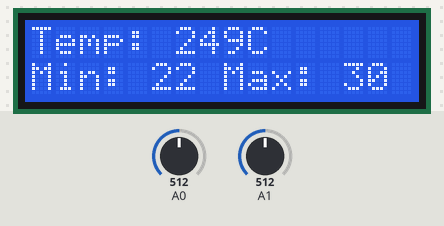
Bench run of a sketch on a simulated Arduino Uno, built with avr-gcc and run on an emulated ATmega328P. Parts: 16×2 character LCD. Wiring (inferred from the names in the program): character LCD (HD44780): RS pin 8; E pin 9; data pin 0, pin 1, pin 2, pin 3, pin 4, pin 5, pin 6, pin 7. The inputs (shaded band) are chosen by the test bench; at power-on: A0 = 512, A1 = 512.

Above: at 1.0 s.
1.4 s: A0 set to 610
At 1.94 s:
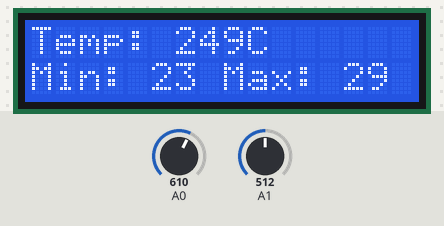
3.6 s: A1 set to 610
At 4.28 s:
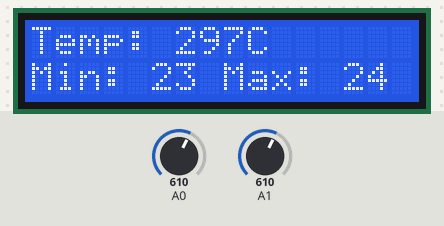
5.5 s: A0 set to 590
At 6.16 s:
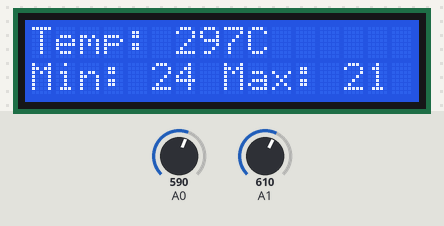
7.8 s: A1 set to 590
At 8.5 s:
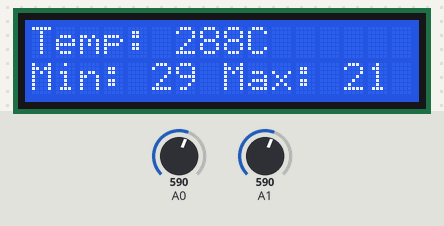
9.7 s: A1 set to 511
At 10.37 s:
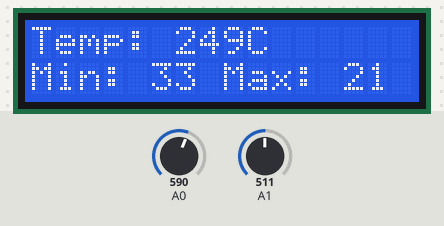
11.6 s: A0 set to 716
At 12.25 s:
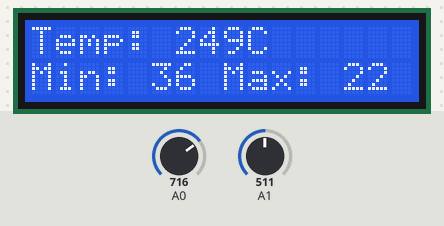
Timing chart, 0 to 14.6 s (numbered marks = the images above; inputs shaded):
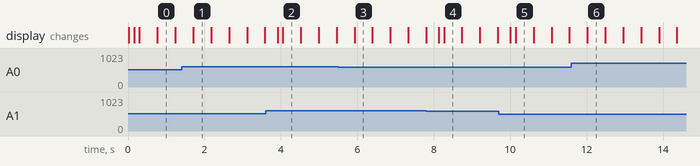

The sketch:

main.ino
```cpp
#include "ADC.h"
#include "dio.h"
#include "LCD.h"
#include <avr/io.h>
#include <util/delay.h>


void init();

int main(){
  init();

  //Temperature limits
  float temp_min = 20.0;
  float temp_max = 30.0;

  while(1){
    int ButtonsInput = ADC_Read(0); // ADC value of the Buttons Input Pin
    float tempAnalog = ADC_Read(1); // ADC value of the LM35 Temperature sensor Pin
    _delay_ms(100);

    float temp_cel = tempAnalog/2.048; // converting sensor reading to celsius
    char temp_string[5]; // empty string
    itoa(temp_cel, temp_string, 10); // convert celsius value from float to string

    // printing the upper row on the lcd which displays sensor reading in celsius
    LCD_String_xy(0,0,"Temp: ");
    LCD_String_xy(0,6, temp_string);
    LCD_String_xy(0,9, "C");

    if(ButtonsInput < 100 ){ // Action when Button 1 pressed
      temp_min-=1; // decrement lower temp limit by 1
      _delay_ms(100);
    }
    else if(ButtonsInput < 600){ //Action when Button 2 pressed
      temp_min+=1; // increment lower temp limit by
      _delay_ms(100);
    }
    else if(ButtonsInput < 700){ //Action when Button 3 pressed
      temp_max-=1; // decrement upper temp limit by 1
      _delay_ms(100);
    }
    else if(ButtonsInput < 900){ //Action when button 4 pressed
      temp_max+=1; // increment upper temp limit by 1
      _delay_ms(100);
    }
    else { // No Button action

    }

    // converting lower temp limit from float to string and displaying on the lower row of the lcd
    char temp_min_string[5];
    itoa(temp_min, temp_min_string, 10);

    LCD_String_xy(1,0, "Min: ");
    LCD_String_xy(1,5, temp_min_string);

    // converting upper temp limit from float to string and displaying on the lower row of the lcd
    char temp_max_string[5];
    itoa(temp_max, temp_max_string, 10);

    LCD_String_xy(1,8, "Max: ");
    LCD_String_xy(1,13, temp_max_string);

    // checking if sensor reading exceeds upper limit or drops below lower limit
    if(temp_cel > temp_max || temp_cel < temp_min){
      DIO_SetPinState('d', 2, 'h'); // turn led on if TRUE
    } else{
      DIO_SetPinState('d', 2, 'l'); // turn led off if FALSE
    }

    _delay_ms(200);
  }

  return 0;
}

void init(){
  LCD_Init(); // initialise LCD
  ADC_Init(); // initialise ADC

  //  Initialise DIO and setting pins used to Input or Output
  DIO_init();
}
```

ADC.h
```cpp
// Function prototypes defined in header file for the ADC library
// .h files should be included in main app in order to use the library

void ADC_Init();
int ADC_Read(int channel);
```

ADC.ino
```cpp
#include <avr/io.h>
#include "ADC.h"

void ADC_Init() {
  ADCSRA = ADCSRA | (1 << ADEN);
  ADCSRA = ADCSRA | (1 << ADPS0);
  ADCSRA = ADCSRA | (1 << ADPS1);
  ADCSRA = ADCSRA | (1 << ADPS2);

  ADMUX = ADMUX | (1 << REFS0);
  ADMUX = ADMUX & ~(1 << REFS1);
}

int ADC_Read(int channel){

  ADMUX = ADMUX & ~(1 << MUX0);
  ADMUX = ADMUX & ~(1 << MUX1);
  ADMUX = ADMUX & ~(1 << MUX2);
  ADMUX = ADMUX & ~(1 << MUX3);
  ADMUX = ADMUX | channel;

  ADCSRA = ADCSRA | (1 << ADSC);

  while(ADCSRA & (1 << ADSC));

  return ADC;
}
```

LCD.h
```cpp
// Function prototypes defined in header file for the LCD library
// .h files should be included in main app in order to use the library

#define LCD_Dir  DDRD			/* Define LCD data port direction */
#define LCD_Port PORTD		/* Define LCD data port */

#define RS_EN_Dir  DDRB		/* Define RS and En data port direction */
#define RS_EN_Port PORTB  /* Define RS and En port */
#define RS PB0				    /* Define Register Select pin */
#define EN PB1 				    /* Define Enable signal pin */

void LCD_Command( unsigned char cmnd );
void LCD_Char( unsigned char data );
void LCD_Init (void);
void LCD_String (char *str);
void LCD_String_xy (char row, char pos, char *str);
void LCD_Clear();
```

LCD.ino
```cpp
#include <avr/io.h>			  /* Include AVR std. library file */
#include <util/delay.h>	  /* Include Delay header file */
#include "LCD.h"

void LCD_Command( unsigned char cmnd )
{
	LCD_Port = (LCD_Port & 0x0F) | (cmnd & 0xF0); /* sending upper nibble */
	RS_EN_Port &= ~ (1<<RS);		/* RS=0, command reg. */
	RS_EN_Port |= (1<<EN);		/* Enable pulse */
	_delay_us(1);
	RS_EN_Port &= ~ (1<<EN);

	_delay_us(200);

	LCD_Port = (LCD_Port & 0x0F) | (cmnd << 4);  /* sending lower nibble */
	RS_EN_Port |= (1<<EN);
	_delay_us(1);
	RS_EN_Port &= ~ (1<<EN);
	_delay_ms(2);
}


void LCD_Char( unsigned char data )
{
	LCD_Port = (LCD_Port & 0x0F) | (data & 0xF0); /* sending upper nibble */
	RS_EN_Port |= (1<<RS);		/* RS=1, data reg. */
	RS_EN_Port|= (1<<EN);
	_delay_us(1);
	RS_EN_Port &= ~ (1<<EN);

	_delay_us(200);

	LCD_Port = (LCD_Port & 0x0F) | (data << 4); /* sending lower nibble */
	RS_EN_Port |= (1<<EN);
	_delay_us(1);
	RS_EN_Port &= ~ (1<<EN);
	_delay_ms(2);
}

void LCD_Init (void)			/* LCD Initialize function */
{
	LCD_Dir = 0xFF;			    /* Make LCD port direction as o/p */
  RS_EN_Dir |= (1 << EN) | (1 << RS);

	_delay_ms(20);			    /* LCD Power ON delay always >15ms */

	LCD_Command(0x02);		  /* send for 4 bit initialization of LCD  */
	LCD_Command(0x28);      /* 2 line, 5*7 matrix in 4-bit mode */
	LCD_Command(0x0c);      /* Display on cursor off*/
	LCD_Command(0x06);      /* Increment cursor (shift cursor to right)*/
	LCD_Command(0x01);      /* Clear display screen*/
	_delay_ms(2);
}

void LCD_String (char *str)		/* Send string to LCD function */
{
	int i;
	for(i=0;str[i]!=0;i++)		/* Send each char of string till the NULL */
	{
		LCD_Char (str[i]);
	}
}

void LCD_String_xy (char row, char pos, char *str)	/* Send string to LCD with xy position */
{
	if (row == 0 && pos<16)
	  LCD_Command((pos & 0x0F)|0x80);	                  /* Command of first row and required position<16 */
	else if (row == 1 && pos<16)
	  LCD_Command((pos & 0x0F)|0xC0);	                  /* Command of first row and required position<16 */

	LCD_String(str);	                              	/* Call LCD string function */
}

void LCD_Clear()
{
	LCD_Command (0x01);		/* Clear display */
	_delay_ms(2);
	LCD_Command (0x80);		/* Cursor at home position */
}
```

dio.h
```cpp
#include <stdio.h>
#include <util/delay.h>

void DIO_init();
void DIO_SetPinDirection(unsigned char port, int pin, unsigned char direction);
void DIO_SetPinState(unsigned char port, int pin, unsigned char state);
```

dio.ino
```cpp
#include <stdio.h>
#include <util/delay.h>

void DIO_init(){
 DIO_SetPinDirection('c', 0, 'i');// Buttons pin set as input (PC0)
 DIO_SetPinDirection('c', 1, 'i');// sensor pin set as input (PC1)
 DIO_SetPinDirection('d', 2, 'o');// led pin set as output(PD2)

}

// set Pin to INPUT or OUTput
void DIO_SetPinDirection(unsigned char port, int pin, unsigned char direction){ //
  if (port == 'b' & pin <= 7 & pin >= 0){ // pin must be from 0-7
    if(direction == 'o'){
      DDRB = DDRB|(1<<pin); //bit set to 1 for output
    }else if(direction == 'i'){
      DDRB = DDRB&!(1<<pin); // bit cleared to 0 for input
    }
  }
  if (port == 'c' & pin <= 7 & pin >= 0){ // pin must be from 0-7
    if(direction == 'o'){
      DDRC = DDRC|(1<<pin); // bit set to 1 for output
    }else if(direction == 'i'){
      DDRC = DDRC&!(1<<pin); // bit cleared to 0 for input
    }
  }
  if (port == 'd' & pin <= 7 & pin >= 0){ // pin must be from 0-7
    if(direction == 'o'){
      DDRD = DDRD|(1<<pin); //bit set to 1 for output
    }else if(direction == 'i'){
      DDRD = DDRD&!(1<<pin); //bit cleared to 0 for input
    }
  }
}

// if pin is output it will set it to either HIGH or LOW
// if pin is input it will activate internal pull up resistor
void DIO_SetPinState(unsigned char port, int pin, unsigned char state){
  if (port == 'b' & pin <= 7 & pin >= 0){ // pin must be from 0-7
    if(state == 'h'){
      PORTB = PORTB|(1<<pin); //pin is set to 1 for high
    }else if(state == 'l'){
      PORTB &= ~(1<<pin); //pin is cleared to 0 for low
    }
  }
  if (port == 'd' & pin <= 7 & pin >= 0){ // pin must be from 0-7
    if(state == 'h'){
      PORTD = PORTD|(1<<pin); //pin is set to 1 for high
    }else if(state == 'l'){
      PORTD &= ~(1<<pin); //pin is cleared to 0 for low
    }
  }
  if (port == 'c' & pin <= 7 & pin >= 0){ // pin must be from 0-7
    if(state == 'h'){
      PORTC = PORTC|(1<<pin); //pin is set to 1 for high
    }else if(state == 'l'){
      PORTC &= ~(1<<pin); //pin is cleared to 0 for low
    }
  }
}
  
```

Measured:
- what the display in image 0 shows lasts 0.4 s, from 0.8 s to 1.2 s
